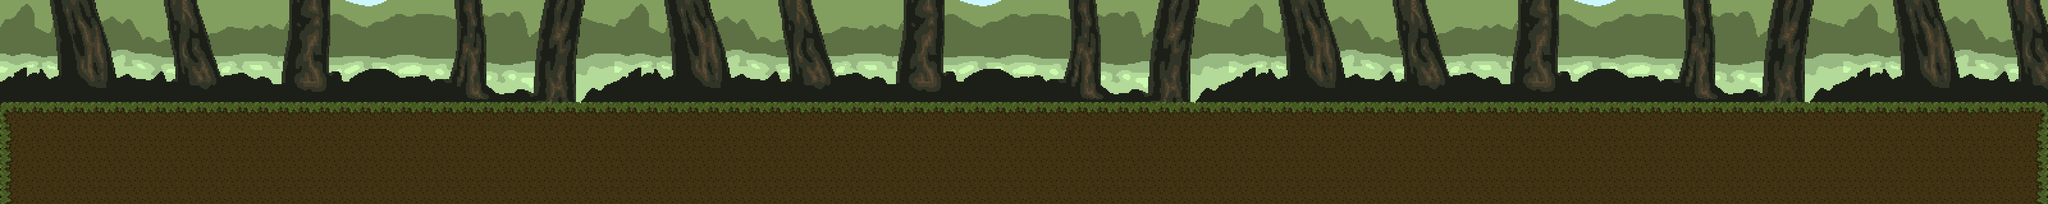

Rendered tile map (Tiled .tmx) drawn with the repository's tilesets; below, a short description and the map source with its tile grids summarised:
An orthogonal 100x10 tile map with 32x32 px tiles, 2 tile layers (Background, Stage), 2 tilesets.

<map version="1.0" orientation="orthogonal" width="100" height="10" tilewidth="32" tileheight="32">
 <tileset firstgid="1" name="Tiles" tilewidth="32" tileheight="32">
  <image source="test_tiles.png" width="224" height="192" />
  <tile id="0">
   <properties>
    <property name="HasBody" value="" />
    <property name="bodyType" value="static" />
   </properties>
  </tile>
  <tile id="1">
   <properties>
    <property name="HasBody" value="" />
    <property name="bodyType" value="static" />
   </properties>
  </tile>
  <tile id="3">
   <properties>
    <property name="HasBody" value="" />
    <property name="bodyType" value="static" />
   </properties>
  </tile>
  <tile id="7">
   <properties>
    <property name="HasBody" value="" />
    <property name="bodyType" value="static" />
   </properties>
  </tile>
  <tile id="8">
   <properties>
    <property name="HasBody" value="" />
    <property name="bodyType" value="static" />
   </properties>
  </tile>
 </tileset>
 <tileset firstgid="43" name="bkgrd_Jungle-1" tilewidth="960" tileheight="532">
  <image source="bkgrd_jungle-1.png" width="960" height="532" />
 </tileset>
 <layer name="Background" width="100" height="10">
  <data>[1000 cells, 4 non-empty, 1 distinct tile ids]</data>
 </layer>
 <layer name="Stage" width="100" height="10">
  <data>[1000 cells, 500 non-empty, 6 distinct tile ids]</data>
 </layer>
</map>